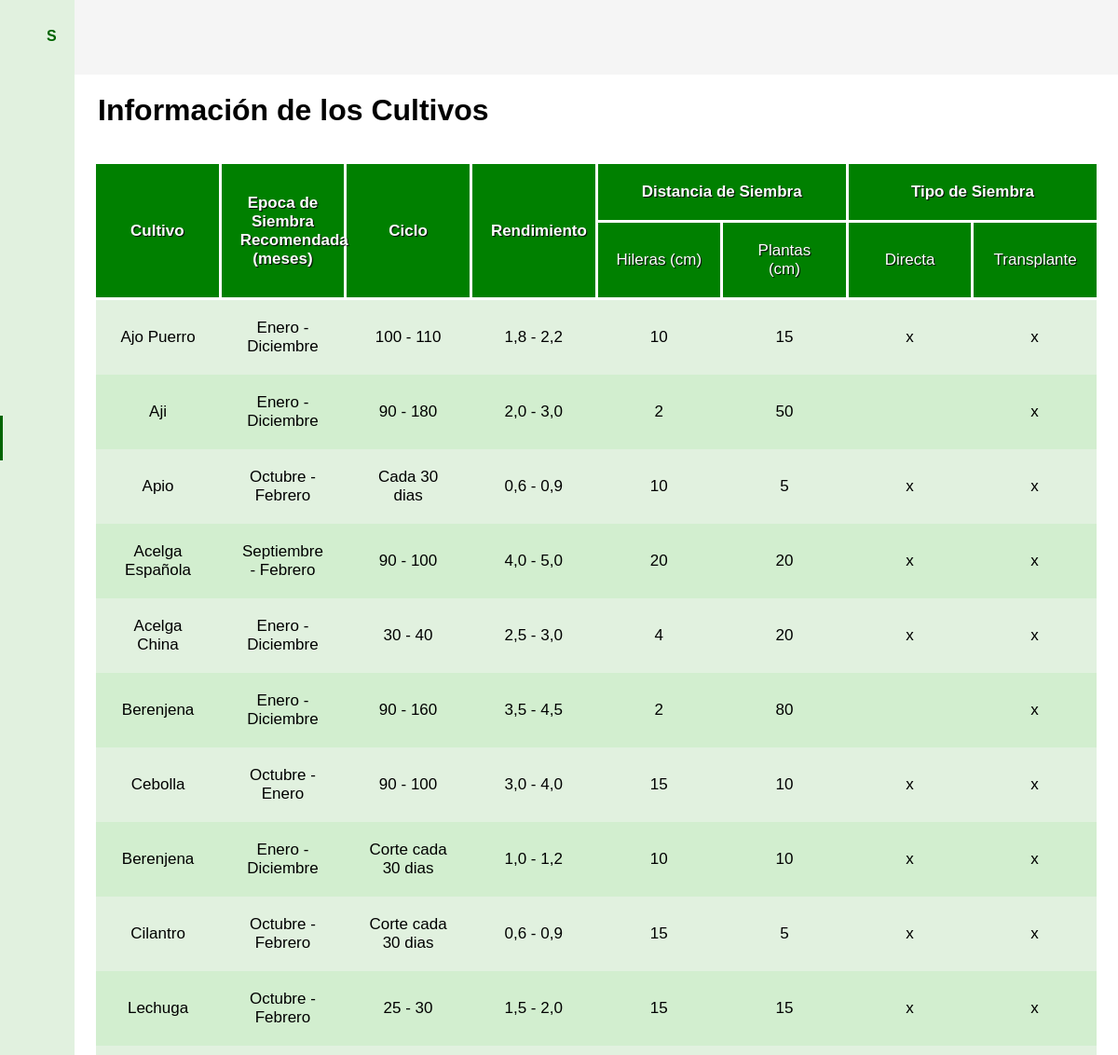
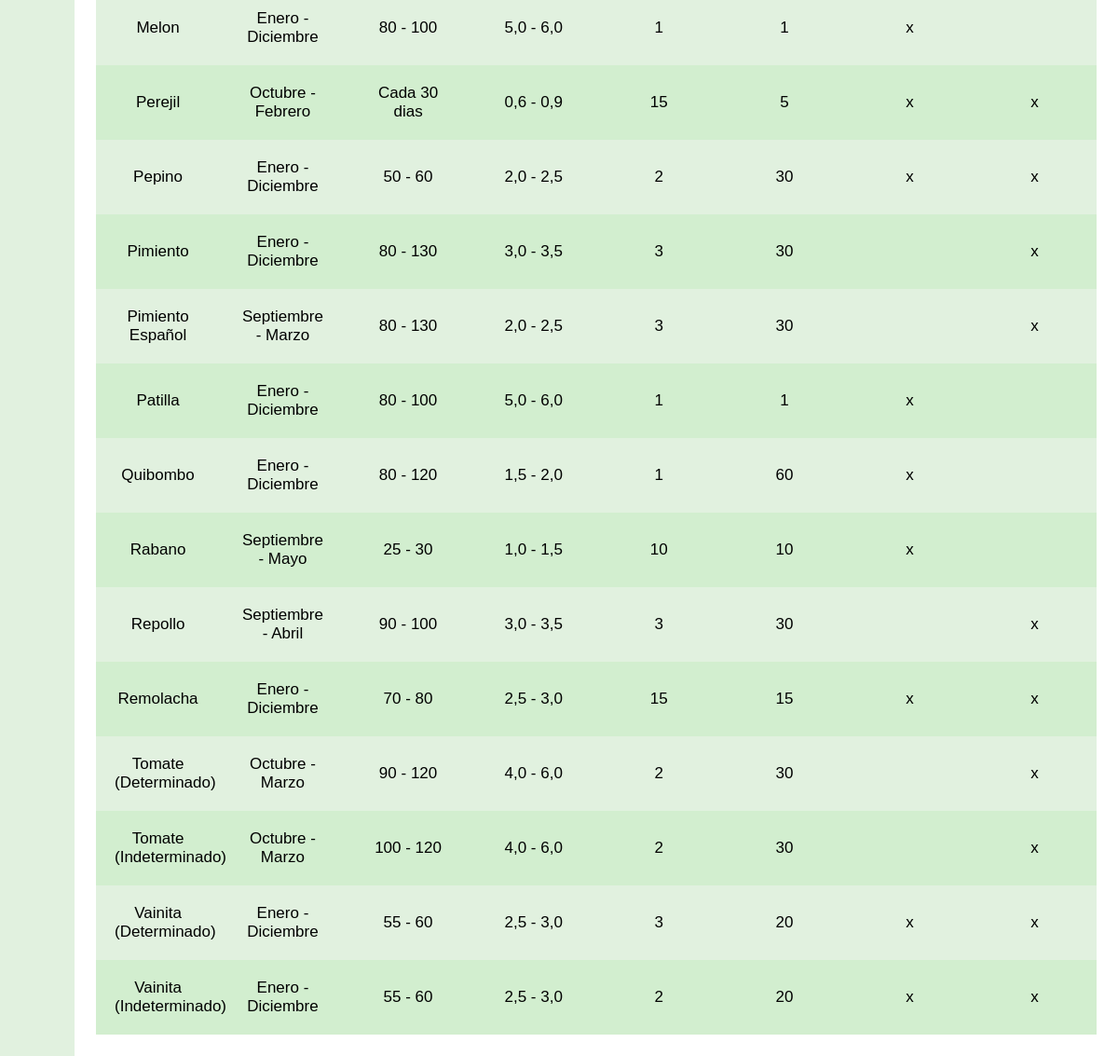
/consulta.php (signed in), run on the app's committed database (2 pictures, top to bottom).
### tables this page shows
CREATE TABLE `inf_cultivos` (
  `id` int(11) NOT NULL,
  `nombre_cultivo` varchar(30) NOT NULL,
  `ciclo_dias` varchar(30) DEFAULT NULL,
  `rendimiento` varchar(30) DEFAULT NULL,
  `distancia_hileras` int(11) DEFAULT NULL,
  `distancia_plantas` int(11) DEFAULT NULL,
  `siembra_directa` varchar(1) DEFAULT NULL,
  `siembra_trasplante` varchar(1) DEFAULT NULL,
  `fecha_registro` timestamp NOT NULL DEFAULT current_timestamp(),
  `litros_agua_id` int(11) NOT NULL
);

CREATE TABLE `meses` (
  `id` int(11) NOT NULL,
  `nombre` varchar(30) NOT NULL,
  `fecha_registro` timestamp NOT NULL DEFAULT current_timestamp()
);

### consulta.php (the view, shortened to what this page needs)
<?php
    include 'php/conexion.php';
    $consulta = "SELECT *, mi.nombre AS inicio, mf.nombre AS fin FROM inf_cultivos i left join epocacultivo e on i.id = e.inf_cultivos_id  INNER join meses mi  on (e.inicio_cultivo = mi.id)  INNER join meses mf  on (e.fin_cultivo = mf.id);" ;
    $ejecutar = mysqli_query($conexion, $consulta);
    $infcultivos = $ejecutar;
?>
<!DOCTYPE html>
<html>
<head>
    <link href="https://cdn.lineicons.com/3.0/lineicons.css" rel="stylesheet">
    <link rel="stylesheet" href="css/consulta.css">
</head>
<body id="body">
    <header>
    </header>
    <div class="menu_lateral" id="menu_lateral">
        <div class="nombre_pagina">
            <h4>SICPRC</h4>
        </div>
        <div class="opciones_menu">
            <a href="inicio.php">
                <div class="opcion">
                </div>
            </a>
            <a href="cultivos.php" class="opcion">
                <div class="opcion">
                </div>
            </a>
            <a href="sistemas_riego.php">
                <div class="opcion">
                    <h4>Sistema de Riego</h4>
                </div>
            </a>
            <a href="sensores_humedad.php">
                <div class="opcion">
                    <h4>Sensor de Humedad y Temperatura</h4>
                </div>
            </a>
            <a href="consulta.php" class="seleccion">
                <div class="opcion">
                </div>
            </a>
            <a href="usuarios.php">
                <div class="opcion">
                </div>
            </a>
            <a href="mi_cuenta.php">
                <div class="opcion">
                </div>
            </a>
            <a href="php/cerrar_sesion.php">
                <div class="opcion">
                    <h4>Cerrar Sesión</h4>
                </div>
            </a>
        </div>
    </div>
    <main>
        <h1>Información de los Cultivos</h1>
        <br>
        <br>
        <div>
            <table id="tabla_inf_cultivos">
                <thead>
                    <tr>
                        <th rowspan="2">Cultivo</th>
                        <th rowspan="2">Epoca de Siembra Recomendada (meses)</th>
                        <th rowspan="2">Ciclo</th>
                        <th rowspan="2">Rendimiento</th>
                        <th colspan="2">Distancia de Siembra</th>
                        <th colspan="2">Tipo de Siembra</th>
                    </tr>
                    <td>Hileras (cm)</td>
                    <td>Plantas (cm)</td>
                    <td>Directa</td>
                    <td>Transplante</td>
                </thead>
                <tbody>
                    <?php
                        foreach ($infcultivos as $infcultivo) {
                    ?>
                    <tr>
                        <td><?php echo $infcultivo['nombre_cultivo']?></td>
                        <td><?php echo $infcultivo['inicio']?> - <?php echo $infcultivo['fin']?></td>
                        <td><?php echo $infcultivo['ciclo_dias']?></td>
                        <td><?php echo $infcultivo['rendimiento']?></td>
                        <td><?php echo $infcultivo['distancia_hileras']?></td>
                        <td><?php echo $infcultivo['distancia_plantas']?></td>
                        <?php if ($infcultivo['siembra_directa']==1) { ?>
                        <td><?php  echo 'x'  ?></td>
                        <?php } else { ?>
                        <td><?php  echo ''  ?></td>
                        <?php } ?>
                        <?php if ($infcultivo['siembra_trasplante']==1) { ?>
                        <td><?php  echo 'x'  ?></td>
                        <?php } else { ?>
                        <td><?php  echo ''  ?></td>
                        <?php } ?>
                    </tr>
                <?php
                }
                ?>
                </tbody>
            </table>
        </div>
    </main>
</body>
</html>

### css/consulta.css (style rules this page uses)
* { margin: 0; padding: 0; box-sizing: border-box; text-decoration: none; font-family: sans-serif; }
body { margin-left: 80px; transition: margin-left 300ms cubic-bezier(0.785, 0.135, 0.15, 0.86); margin-top: 80px; }
body h1 { margin-left: 5px; }
main { padding: 20px; }
header { width: 100%; height: 80px; background: #f5f5f5; display: flex; align-items: center; position: fixed; top: 0; z-index: 0; }
.menu_lateral { width: 80px; height: 100%; background: #e1f1df; position: fixed; top: 0; left: 0; color: darkgreen; z-index: 300; overflow: hidden; border-right: 20px solid #e1f1df; transition: all 300ms cubic-bezier(0.785, 0.135, 0.15, 0.86); }
.nombre_pagina { padding: 20px 30px; display: flex; align-items: center; margin-top: 10px; }
.opciones_menu { margin: 20px 30px; position: absolute; top: 80px; }
.opciones_menu a { color: black; cursor: default; display: block; position: relative; }
.opciones_menu .opcion { padding: 20px 0px; display: flex; align-items: center; position: relative; }
.opciones_menu .opcion h4 { font-size: 17px; font-weight: 400; cursor: pointer; }
a.seleccion { color: darkgreen; }
a.seleccion:before { content: ''; width: 3px; height: 80%; background: darkgreen; position: absolute; top: 10%; left: -30px; }
table { table-layout: fixed; width: 100%; border-collapse: collapse; border: 3px solid; border-color: white; }
th, td { padding: 20px; font-size: 17px; text-align: center; }
thead, tfoot { background: green; color: white; text-shadow: 1px 1px 1px black; }
thead th, thead td { background: green; border: 3px solid; }
tbody tr:nth-child(odd) { background: #e1f1df; }
tbody tr:nth-child(even) { background: #d2eecf; }

### data on the page
inf_cultivos: nombre_cultivo "Ajo Puerro", meses.nombre "Enero", meses.nombre "Diciembre", ciclo_dias "100 - 110", rendimiento "1,8 - 2,2", distancia_hileras "10", distancia_plantas "15", siembra_directa "x", siembra_trasplante "x"
inf_cultivos: nombre_cultivo "Aji", meses.nombre "Enero", meses.nombre "Diciembre", ciclo_dias "90 - 180", rendimiento "2,0 - 3,0", distancia_hileras "2", distancia_plantas "50", siembra_trasplante "x"
inf_cultivos: nombre_cultivo "Apio", meses.nombre "Octubre", meses.nombre "Febrero", ciclo_dias "Cada 30 dias", rendimiento "0,6 - 0,9", distancia_hileras "10", distancia_plantas "5", siembra_directa "x", siembra_trasplante "x"
inf_cultivos: nombre_cultivo "Acelga Española", meses.nombre "Septiembre", meses.nombre "Febrero", ciclo_dias "90 - 100", rendimiento "4,0 - 5,0", distancia_hileras "20", distancia_plantas "20", siembra_directa "x", siembra_trasplante "x"
inf_cultivos: nombre_cultivo "Acelga China", meses.nombre "Enero", meses.nombre "Diciembre", ciclo_dias "30 - 40", rendimiento "2,5 - 3,0", distancia_hileras "4", distancia_plantas "20", siembra_directa "x", siembra_trasplante "x"
inf_cultivos: nombre_cultivo "Berenjena", meses.nombre "Enero", meses.nombre "Diciembre", ciclo_dias "90 - 160", rendimiento "3,5 - 4,5", distancia_hileras "2", distancia_plantas "80", siembra_trasplante "x"
inf_cultivos: nombre_cultivo "Cebolla", meses.nombre "Octubre", meses.nombre "Enero", ciclo_dias "90 - 100", rendimiento "3,0 - 4,0", distancia_hileras "15", distancia_plantas "10", siembra_directa "x", siembra_trasplante "x"
inf_cultivos: nombre_cultivo "Berenjena", meses.nombre "Enero", meses.nombre "Diciembre", ciclo_dias "Corte cada 30 dias", rendimiento "1,0 - 1,2", distancia_hileras "10", distancia_plantas "10", siembra_directa "x", siembra_trasplante "x"
inf_cultivos: nombre_cultivo "Cilantro", meses.nombre "Octubre", meses.nombre "Febrero", ciclo_dias "Corte cada 30 dias", rendimiento "0,6 - 0,9", distancia_hileras "15", distancia_plantas "5", siembra_directa "x", siembra_trasplante "x"
inf_cultivos: nombre_cultivo "Lechuga", meses.nombre "Octubre", meses.nombre "Febrero", ciclo_dias "25 - 30", rendimiento "1,5 - 2,0", distancia_hileras "15", distancia_plantas "15", siembra_directa "x", siembra_trasplante "x"
inf_cultivos: nombre_cultivo "Melon", meses.nombre "Enero", meses.nombre "Diciembre", ciclo_dias "80 - 100", rendimiento "5,0 - 6,0", distancia_hileras "1", distancia_plantas "1", siembra_directa "x"
inf_cultivos: nombre_cultivo "Perejil", meses.nombre "Octubre", meses.nombre "Febrero", ciclo_dias "Cada 30 dias", rendimiento "0,6 - 0,9", distancia_hileras "15", distancia_plantas "5", siembra_directa "x", siembra_trasplante "x"
inf_cultivos: nombre_cultivo "Pepino", meses.nombre "Enero", meses.nombre "Diciembre", ciclo_dias "50 - 60", rendimiento "2,0 - 2,5", distancia_hileras "2", distancia_plantas "30", siembra_directa "x", siembra_trasplante "x"
inf_cultivos: nombre_cultivo "Pimiento", meses.nombre "Enero", meses.nombre "Diciembre", ciclo_dias "80 - 130", rendimiento "3,0 - 3,5", distancia_hileras "3", distancia_plantas "30", siembra_trasplante "x"
inf_cultivos: nombre_cultivo "Pimiento Español", meses.nombre "Septiembre", meses.nombre "Marzo", ciclo_dias "80 - 130", rendimiento "2,0 - 2,5", distancia_hileras "3", distancia_plantas "30", siembra_trasplante "x"
inf_cultivos: nombre_cultivo "Patilla", meses.nombre "Enero", meses.nombre "Diciembre", ciclo_dias "80 - 100", rendimiento "5,0 - 6,0", distancia_hileras "1", distancia_plantas "1", siembra_directa "x"
inf_cultivos: nombre_cultivo "Quibombo", meses.nombre "Enero", meses.nombre "Diciembre", ciclo_dias "80 - 120", rendimiento "1,5 - 2,0", distancia_hileras "1", distancia_plantas "60", siembra_directa "x"
inf_cultivos: nombre_cultivo "Rabano", meses.nombre "Septiembre", meses.nombre "Mayo", ciclo_dias "25 - 30", rendimiento "1,0 - 1,5", distancia_hileras "10", distancia_plantas "10", siembra_directa "x"
inf_cultivos: nombre_cultivo "Repollo", meses.nombre "Septiembre", meses.nombre "Abril", ciclo_dias "90 - 100", rendimiento "3,0 - 3,5", distancia_hileras "3", distancia_plantas "30", siembra_trasplante "x"
inf_cultivos: nombre_cultivo "Remolacha", meses.nombre "Enero", meses.nombre "Diciembre", ciclo_dias "70 - 80", rendimiento "2,5 - 3,0", distancia_hileras "15", distancia_plantas "15", siembra_directa "x", siembra_trasplante "x"
inf_cultivos: nombre_cultivo "Tomate (Determinado)", meses.nombre "Octubre", meses.nombre "Marzo", ciclo_dias "90 - 120", rendimiento "4,0 - 6,0", distancia_hileras "2", distancia_plantas "30", siembra_trasplante "x"
inf_cultivos: nombre_cultivo "Tomate (Indeterminado)", meses.nombre "Octubre", meses.nombre "Marzo", ciclo_dias "100 - 120", rendimiento "4,0 - 6,0", distancia_hileras "2", distancia_plantas "30", siembra_trasplante "x"
inf_cultivos: nombre_cultivo "Vainita (Determinado)", meses.nombre "Enero", meses.nombre "Diciembre", ciclo_dias "55 - 60", rendimiento "2,5 - 3,0", distancia_hileras "3", distancia_plantas "20", siembra_directa "x", siembra_trasplante "x"
inf_cultivos: nombre_cultivo "Vainita (Indeterminado)", meses.nombre "Enero", meses.nombre "Diciembre", ciclo_dias "55 - 60", rendimiento "2,5 - 3,0", distancia_hileras "2", distancia_plantas "20", siembra_directa "x", siembra_trasplante "x"
